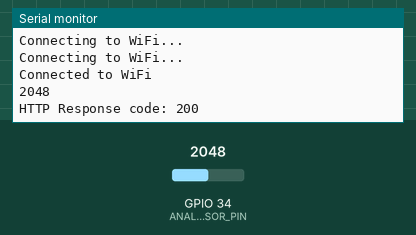
A sketch run on a simulated ESP32. Parts: the last lines printed to the serial monitor. Inputs (shaded band) come from the test bench; at power-on: GPIO 34 (ANALOG_SENSOR_PIN) = 2048. WiFi joins after 1.5 s; servers stay silent unless stated; uploads are accepted with an empty reply.

Above: at 4.2 s.
4.3 s: GPIO 34 (ANALOG_SENSOR_PIN) set to 2866
At 8.36 s:
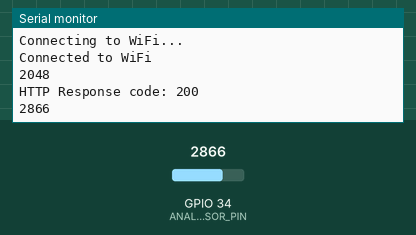
10.1 s: GPIO 34 (ANALOG_SENSOR_PIN) set to 3603
At 14.0 s:
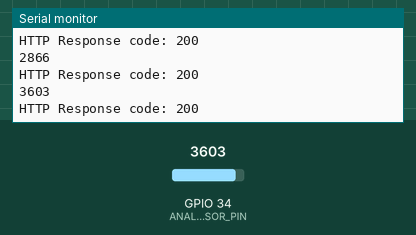
Timing chart, 0 to 15.5 s (numbered marks = the images above; inputs shaded):
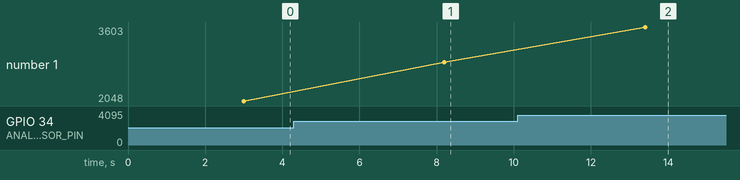

The sketch:

project.ino
```cpp
#include <WiFi.h>
#include <HTTPClient.h>

#define ANALOG_SENSOR_PIN 34

int analogState = 0;

const char* ssid = "";
const char* password = "";
const char* serverUrl = "https://sensoriot-seven.vercel.app/api/sensordata";

void setup() {
  Serial.begin(115200);

  pinMode(ANALOG_SENSOR_PIN, INPUT);
  delay(1000);

  // Connect to Wi-Fi
  WiFi.begin(ssid, password);
  while (WiFi.status() != WL_CONNECTED) {
    delay(1000);
    Serial.println("Connecting to WiFi...");
  }
  Serial.println("Connected to WiFi");


}

void loop() {
  // Make HTTP POST request
  makePostRequest();

  delay(5000);
}

void makePostRequest() {
  HTTPClient http;

  // Your target server and endpoint
  http.begin(serverUrl);

  // Set the content type to JSON or any other as needed
  http.addHeader("Content-Type", "application/json");

  analogState = analogRead(ANALOG_SENSOR_PIN);

  Serial.println(analogState);

  // Your JSON payload for the POST request
  String jsonPayload =  "{\"value\": " + String(analogState) + "}";

  // Send the POST request
  int httpResponseCode = http.POST(jsonPayload);

  // Check for errors
  if (httpResponseCode > 0) {
    Serial.print("HTTP Response code: ");
    Serial.println(httpResponseCode);
    String response = http.getString();
    Serial.println(response);
  } else {
    Serial.print("Error code: ");
    Serial.println(httpResponseCode);
  }

  // Close connection
  http.end();
}
```

Measured:
- after the input at 4.3 s, the serial monitor: prints a new line after 3.9 s (image 1)
- after the input at 10.1 s, the serial monitor: prints a new line after 3.3 s (image 2)
- plotted number 1: 2048 → 2866 after the input at 4.3 s, 2866 → 3603 after the input at 10.1 s
